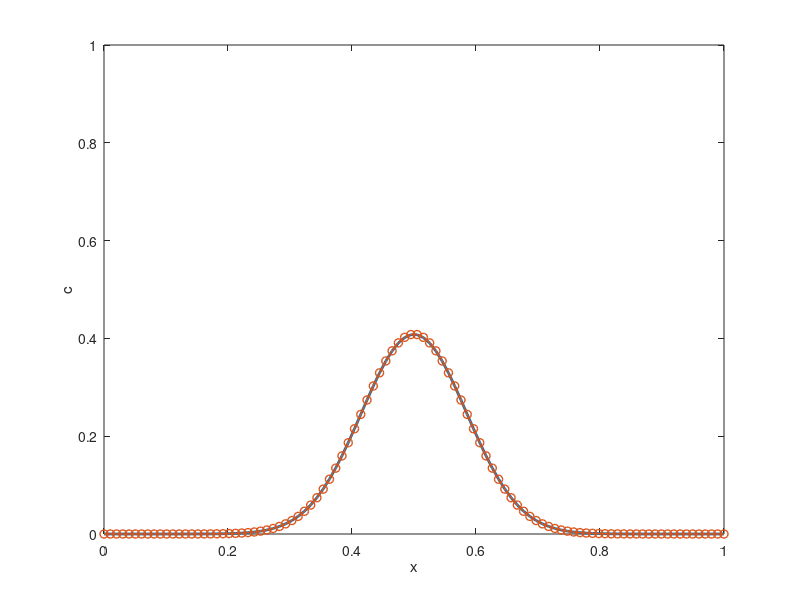

The MATLAB source for this figure:
% Crank-Nicolson scheme

clear;

% domain
xL = 0;
xR = 1;

% diffusion coefficient
D = 0.6;

% boundary conditions
cL = @(t) 0;
cR = @(t) 0;

% source term
f = @(t,x) 0;

% initial conditions
x0 = 0.5;
tau = 0.001;
c_start = @(x) sqrt(4*pi*D*tau)/sqrt(4*pi*D*(tau)) * exp(-(x-x0)^2/(4*D*(tau)));

% time interval
t_start = 0;
t_final = 0.005;

% exact solution
tau = 0.001;
c_exact = @(t,x) sqrt(4*pi*D*tau)/sqrt(4*pi*D*(t+tau)) * exp(-(x-x0)^2/(4*D*(t+tau)));

% space discretization
Nx = 100;
x = linspace(xL, xR, Nx);
dx = (xR-xL)/(Nx-1);

% time-step from stability
dt = 5*dx*dx/2/D;
%dt = 0.01*dx;

c_old = zeros(1,Nx);
c_new = zeros(1,Nx);
c_exa = zeros(1,Nx);

for i = 1:Nx
    c_old(i) = c_start(x(i));
end

t = t_start;

A = sparse(Nx,Nx);
RHS = zeros(Nx,1);
    
% internal points
for i = 2:Nx-1
    A(i,i) = 1+dt*D/dx/dx;
    A(i,i-1) = -.5*dt*D/dx/dx;
    A(i,i+1) = -.5*dt*D/dx/dx;
end

% boundary points
A(1,1) = 1;
A(Nx,Nx) = 1;
    
while t < t_final
    
    if t + dt > t_final
        dt = t_final-t;
        
        % internal points
        for i = 2:Nx-1
            A(i,i) = 1+dt*D/dx/dx;
            A(i,i-1) = -.5*dt*D/dx/dx;
            A(i,i+1) = -.5*dt*D/dx/dx;
        end
    end
    
    % internal points
    for i = 2:Nx-1        
        RHS(i) = c_old(i) + 0.5*dt*(f(t,x(i))+f(t+dt,x(i))) + .5*dt*D*(c_old(i-1)-2*c_old(i)+c_old(i+1))/dx/dx;
    end
    
    % boundary points
    RHS(1) = cL(t+dt);
    RHS(Nx) = cR(t+dt);
    
    % solve system of equations
    c_new = A\RHS;
    
    c_old = c_new;
    t = t+dt;
    
    for i = 1:Nx
        c_exa(i) = c_exact(t,x(i));
    end
    
    plot(x,c_exa,'LineWidth',2);
    hold on
    plot(x,c_new,'o-','LineWidth',1);
    hold off
    xlabel('x');
    ylabel('c');
    axis([xL xR 0 1]);
    pause(1000*dt);
    
end